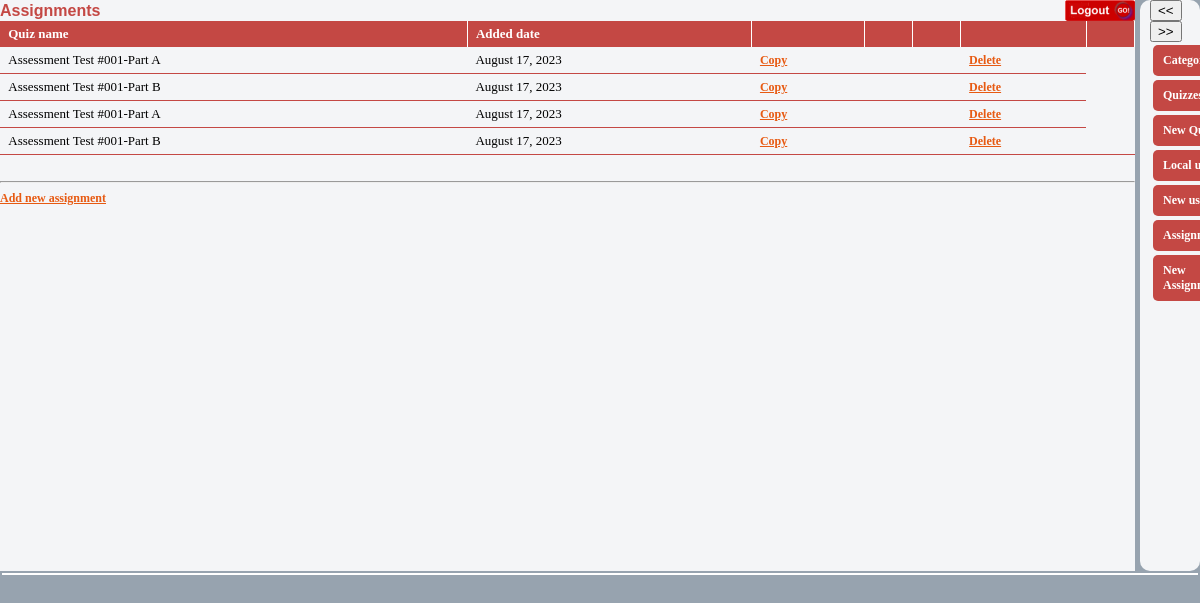
The app's page /app/src/admin/index.php?module=assignments (signed in) with its own data.
### tables this page shows
CREATE TABLE `quizzes` (
  `id` int(11) NOT NULL AUTO_INCREMENT,
  `cat_id` int(11) NOT NULL,
  `quiz_name` varchar(500) NOT NULL,
  `quiz_desc` varchar(500) NOT NULL,
  `added_date` datetime NOT NULL,
  `parent_id` int(11) NOT NULL,
  `show_intro` int(11) NOT NULL,
  `intro_text` varchar(3850) DEFAULT NULL,
  PRIMARY KEY (`id`)
);

CREATE TABLE `assignments` (
  `id` int(11) NOT NULL AUTO_INCREMENT,
  `quiz_id` int(11) NOT NULL DEFAULT '0',
  `org_quiz_id` int(11) NOT NULL DEFAULT '0',
  `results_mode` int(11) NOT NULL DEFAULT '0',
  `added_date` datetime NOT NULL DEFAULT '0000-00-00 00:00:00',
  `quiz_time` int(11) NOT NULL DEFAULT '0',
  `show_results` int(11) NOT NULL DEFAULT '0',
  `pass_score` decimal(10,2) NOT NULL DEFAULT '0.00',
  `quiz_type` int(11) NOT NULL DEFAULT '0',
  `status` int(11) NOT NULL DEFAULT '0',
  PRIMARY KEY (`id`)
);

### app/src/admin/db/mysql2.php (called while the page is built, shortened)
<?php
class db
{
    public static function exec_sql($query)
    {
	$link=mysqli_connect(SQL_IP, SQL_USER, SQL_PWD,SQL_DATABASE) or die(db::error($link));
	$results=mysqli_query($link,$query) or die(db::myerror($link,$query));
	return $results;
    }
}
?>

### app/src/admin/grid.php (the view, shortened to what this page needs)
<?php
    class grid
    {
        var $id_column = "id";
        var $page_name = "";
        var $grid_control_name ="div_grid";
        var $table = "<table border=1 class=tblGrid>";
        var $edit_attr="";
        var $edit_text = "Edit";
        var $edit_link ="";
        var $delete_text = "Delete";
        var $checkbox = false;
        var $id_links ;
        var $id_link_key="id";
        var $commands;
        var $message = 'Are you sure ?';
        var $_columns ;
        var $identity = "";
        var $process_command_override = "";
        var $edit_link_override = "";
        var $process_html_command="";
        public function grid($headers, $columns, $page)
        {
            $this->_columns = $columns;
            $this->page_name= $page;
            $this->table.="<tr class=c_list_head>";
            foreach($headers as $header)
            {
                $this->table.="<td>&nbsp;".$header."</td>";
            }
            $this->table.="</tr>";
        }
        public function DrowTable($query)
        {
            $rows = db::exec_sql($query);
            while($row=db::fetch($rows))
            {
                $this->table.="<tr class=c_list_item>";
                foreach($this->_columns as $key=>$value)
                {
                    $this->table.="<td>&nbsp;".trim(strip_tags($this->FormatColumn($value,$row[$key])))."&nbsp;</td>";
                }
                $this->AddIdLinks($row);
                $this->ProcessEdit($row);
                $this->ProcessDelete($row);
               $this->table.="</tr>";
            }
            $this->table.="</table>";
        }
        private function FormatColumn($format , $results)
        {
            if($format=="short date")
            {
                $results = date('F d, Y ', strtotime($results));
            }
            return $results;
        }
        public function DrowJs()
        {
            $this->table.="<input type=hidden id=hdnEventArgs /><input type=hidden id=hdnEventMode />";
        }
        private function ProcessEdit($row)
        {
            $edit_attr= $this->edit_attr;
            $edit_link_override = $this->edit_link_override;
            $edit_link = "<a $edit_attr href='".$this->edit_link."&id=".$row[$this->id_column]."'>$this->edit_text</a>";
            if($edit_link_override!="")
            {
                $edit_link=$edit_link_override($row);
            }
            $this->table.="<td>&nbsp;$edit_link</td>";
        }
        private function ProcessDelete($row)
        {
            $id = $this->id_column;
            $this->table.="<td>&nbsp;<a href='javascript:jsProcessDelete(\"$this->message\",$row[$id], \"$this->page_name\", \"$this->grid_control_name\" )'>$this->delete_text</a></td>";
        }
        private function ProcessHTML($row)
        {
            if($this->process_html_command=="") return ;
            $process_html_command = $this->process_html_command;
            $this->table.=$process_html_command($row);
        }
        private function ProcessCommands($row)
        {
            $process_command_override = $this->process_command_override;
            $id = $this->id_column;
            foreach($this->commands as $key=>$value)
            {
                 if($process_command_override!="")
                 {
                     $this->table.=$process_command_override($row);
                 }
                 else
                 {
                     $this->table.="<td><a href='javascript:jsProcessCommand($row[$id], \"$this->page_name\", \"$this->grid_control_name\", \"$value\" )'>$key</a></td>";
                 }
            }
        }
        private function AddCheckbox($row)
        {
            if(!$this->checkbox) return ;
            $checked = "";
            $identity =$this->identity;
            $this->table.="<td><input $checked type=checkbox name=chkgrd".$identity."[] value=".$row[$this->id_column]." /></td>";
        }
        private function AddIdLinks($row)
        {
            foreach($this->id_links as $key=>$value)
            {
                 $this->table.="<td>&nbsp;<a href='$value&".$this->id_link_key."=".$row[$this->id_column]."'>$key</a></td>";
            }
        }
    }
?>

### app/src/admin/style/index.css (style rules this page uses)
BODY { PADDING-RIGHT: 0px; PADDING-LEFT: 0px; font-size : 11px; PADDING-BOTTOM: 0px; MARGIN: 0px; PADDING-TOP: 0px; FONT-FAMILY: Arial, Helvetica, Verdana, sans-serif }
a { color:#E75A12; font-size : 12px; font-family:tahoma; font-weight : bold; }

### app/src/admin/style/grid.css (style rules this page uses)
.c_list_head { color:#7D848C; font-size : 13px; font-family:tahoma; font-weight : bold; padding:5px; }
.c_list_head td { padding:5px; color:#ffffff; background-color:#c44844; border-top:none; border-left:none; border-right:1px solid #ffffff; border-bottom:none; }
.c_list_item { color:black; font-size : 13px; font-family:tahoma; }
.c_list_item td { padding:5px; border-top:none; border-left:none; border-right:none; border-bottom:1px solid #c44844; }
.tblGrid { scope:col; width: 100%; border-top:none; border-left:none; border-right:none; border-bottom:1px solid #c44844; border-collapse:collapse; }

### records on screen
quizzes: quiz_name "Assessment Test #001-Part A Assessment Test #001-Part A"
assignments: added_date "August 17, 2023"
quizzes: quiz_name "Assessment Test #001-Part B Assessment Test #001-Part B"
assignments: added_date "August 17, 2023"
assignments: added_date "August 17, 2023"
assignments: added_date "August 17, 2023"

### other values on screen
desc_func() "Assignments"
$header "Quiz name Added date"
$key "Copy Copy Copy Copy"
$this->delete_text "Delete Delete Delete Delete"
$row['module_name'] "New…"
$row['module_name'] "Local…"
